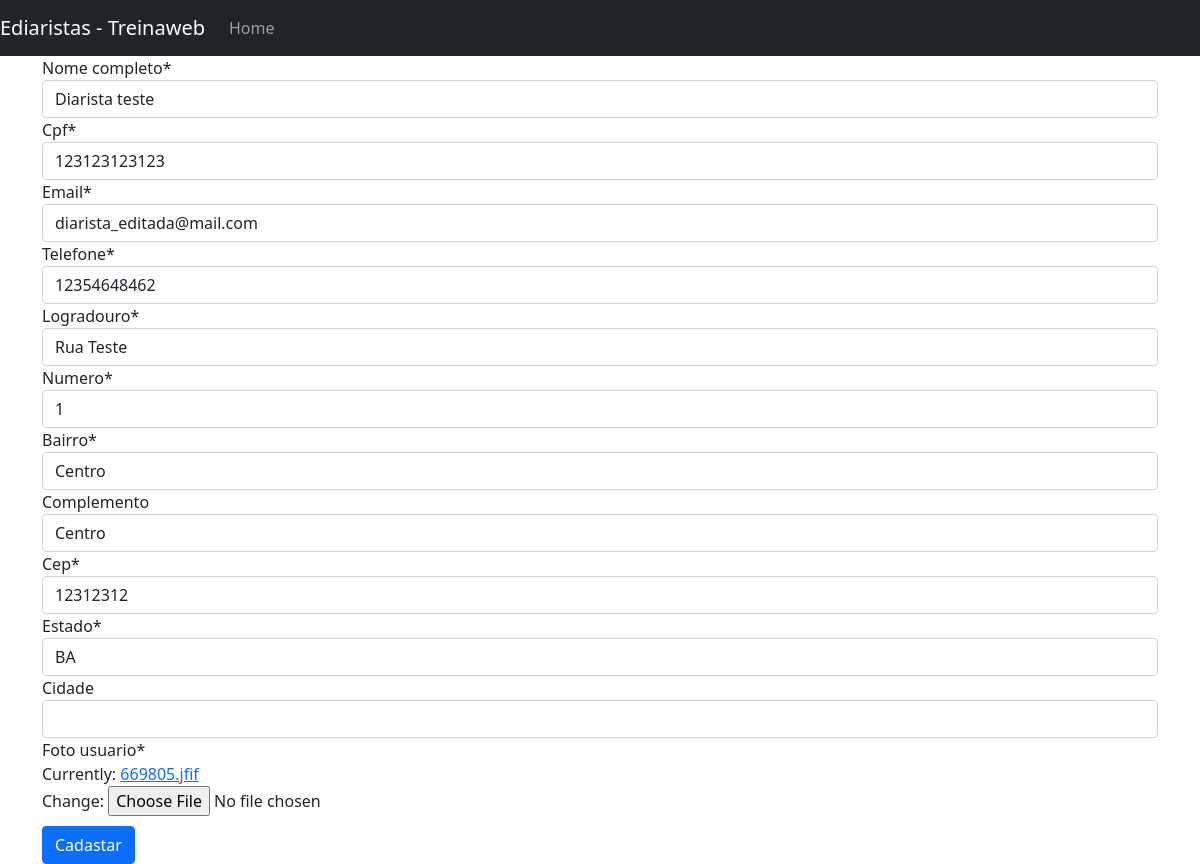
Page /web/editar_diarista/1 on the earlier database version.
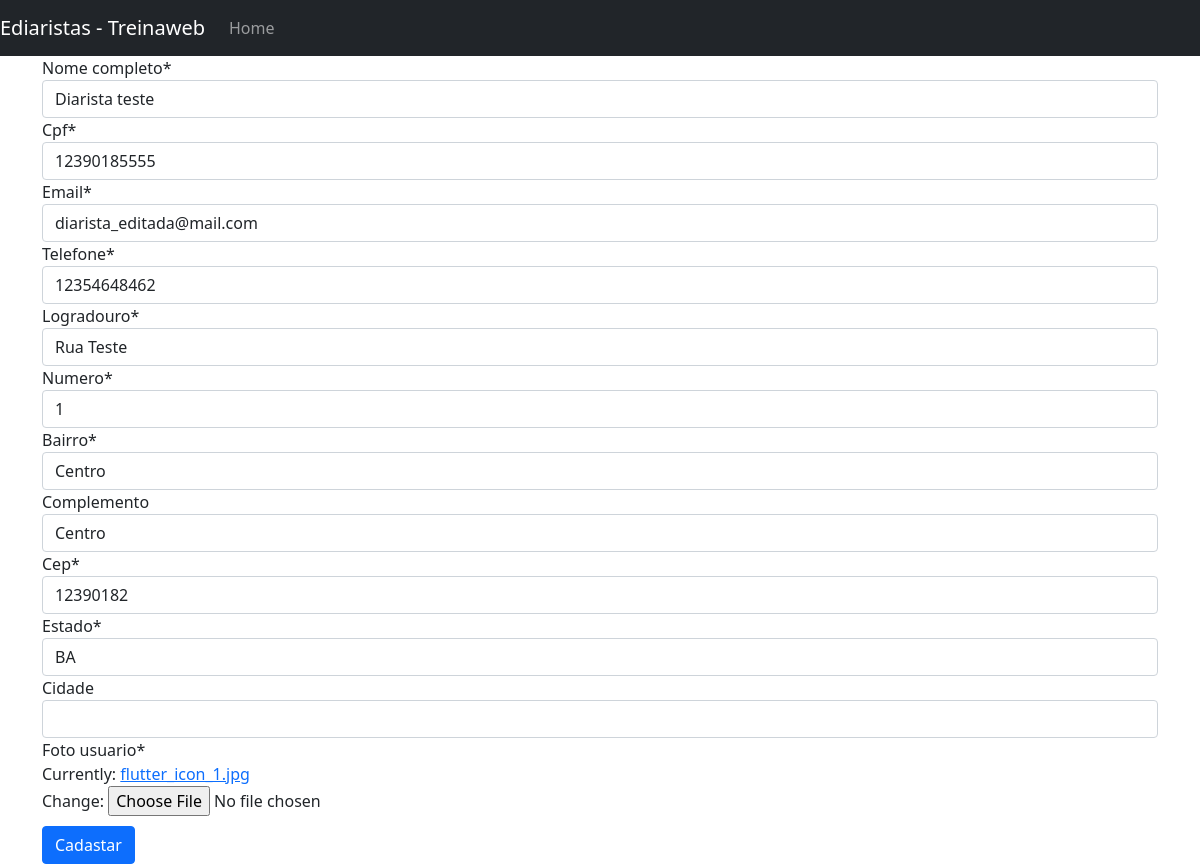
Same page on the later database version.
### web/models.py (models this page shows)
class Diarista(models.Model):
  nome_completo = models.CharField(max_length=100, null=False, blank=False)
  cpf = models.CharField(max_length=11, null=False, blank=False, unique=True)
  email = models.EmailField(null=False, blank=False, unique=True)
  telefone = models.CharField(max_length=11, null=False, blank=False)
  logradouro = models.CharField(max_length=60, null=False, blank=False)
  numero = models.IntegerField(null=False, blank=False)
  bairro = models.CharField(max_length=30, null=False, blank=False)
  complemento = models.CharField(max_length=100, null=False, blank=True)
  cep = models.CharField(max_length=8, null=False, blank=False)
  estado = models.CharField(max_length=2, null=False, blank=False)
  cidade = models.CharField(max_length=30, null=False, blank=True)
  codigo_ibge = models.IntegerField(null=False, blank=False)
  foto_usuario = models.ImageField(null=False)

### web/views.py (the view)
# urls.py: path('editar_diarista/<int:diarista_id>', editar_diarista, name='editar_diarista'),
def editar_diarista(request, diarista_id):
  diarista = Diarista.objects.get(id=diarista_id)
  if request.method == 'POST':
    form_diarista = diarista_form.DiaristaForm(request.POST or None, request.FILES, instance=diarista)
    if form_diarista.is_valid():
      form_diarista.save()
      return redirect('listar_diaristas')
  else:
    form_diarista = diarista_form.DiaristaForm(instance=diarista)
  return render(request, 'form_diarista.html', {'form_diarista': form_diarista})

### web/forms/diarista_form.py (shortened to what this page needs)
class DiaristaForm(forms.ModelForm):
  cpf = forms.CharField(widget=forms.TextInput(attrs={'data-mask': '000.000.000-00'}))
  cep = forms.CharField(widget=forms.TextInput(attrs={'data-mask': '00000-000'}))
  telefone = forms.CharField(widget=forms.TextInput(attrs={'data-mask': '(00) 00000-0000'}))
  class Meta:
    model = Diarista
    exclude = ('codigo_ibge', )

### web/templates/form_diarista.html (shortened to what this page needs)
{% extends "base.html" %}
{% load crispy_forms_tags %}
{% block conteudo %}
  <form method="post" enctype="multipart/form-data">
    {{form_diarista|crispy}}
    <button type="submit" class="btn btn-primary" style="margin-top:10px;">Cadastar</button>
  </form>
{% endblock conteudo %}

Differences in the rows shown:
changed Diarista "Diarista teste": cpf "123123123123" → "12390185555"; cep "12312312" → "12390182"
Other differences:
text no longer shown: "Nome completo * Cpf * Email * Telefone * Logradouro * Numero * Bairro * Complemento Cep * Estado * Cidade Foto usuario * Currently: 669805.jfif Change:"
text now shown: "Nome completo * Cpf * Email * Telefone * Logradouro * Numero * Bairro * Complemento Cep * Estado * Cidade Foto usuario * Currently: flutter_icon_1.jpg Change:"
